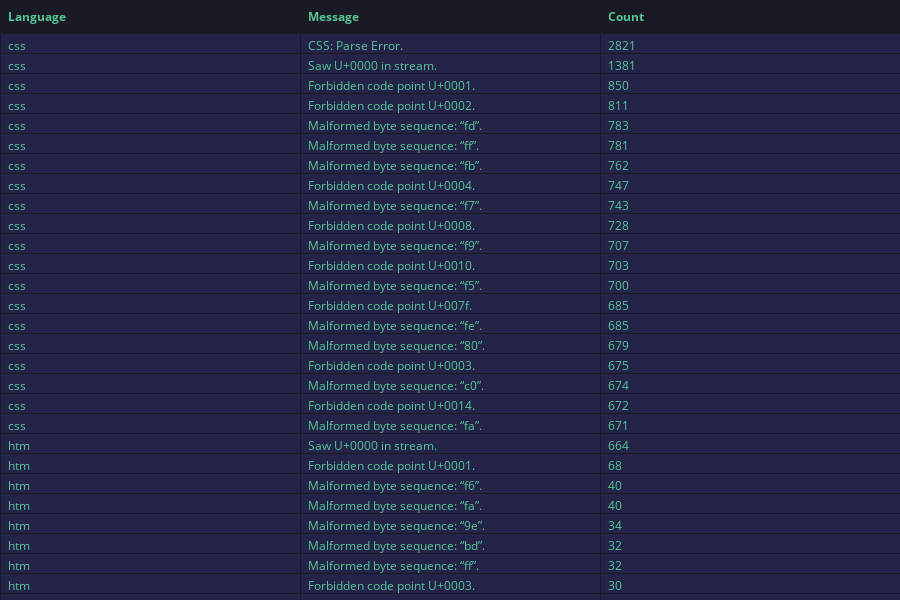

Notebook source saved alongside this figure:
### Markdown cell above
## Visualizing the linting errors per linting type
We can use this information to find out what the most common linting error is and in what language.

### Code cell
# Extracting language names from 'file_name'
data_linting_result['language'] = data_linting_result['file_name'].str.extract(r'\.(\w+)$')

# Counting occurrences of each linting message per language
linting_message_counts = data_linting_result.groupby(['language', 'message']).size().reset_index(name='count')

# Finding the top 20 linting messages per language
top_messages_per_language = linting_message_counts.groupby('language').apply(lambda x: x.nlargest(20, 'count')).reset_index(drop=True)

# Sorting the table by language and count
top_messages_per_language = top_messages_per_language.sort_values(by=['language', 'count'], ascending=[True, False])

# Create a new DataFrame for the table
table_data = top_messages_per_language[['language', 'message', 'count']]

# Set the text color and border color
text_color = '#56C596'
border_color = '#191A24'

# Create the table figure
fig = go.Figure(data=[go.Table(
    header=dict(values=['<b>Language<b>', '<b>Message<b>', '<b>Count<b>'],
                fill_color=border_color,  # Set border color for header
                line_color=border_color,  # Set border color for header
                font=dict(color=text_color),  # Set text color for header
                align='left'),
    cells=dict(values=[table_data['language'], table_data['message'], table_data['count']],
               fill_color='#232448',
               line_color=border_color,  # Set border color for cells
               font=dict(color=text_color),  # Set text color for cells
               align='left'))
])

# Set layout properties for a scrollable table
fig.update_layout(
    height=600,
    autosize=True,
    margin=dict(l=0, r=0, b=0, t=0),
)

fig.show()

### Figure 1 — Plotly figure (JSON) as saved in the notebook; plotly's stock layout.template omitted (floating-point values rounded to 4 significant figures; data arrays with more than 128 entries replaced by an {"elided": "..."} marker saying what was removed)
{"data": [{"cells": {"align": "left", "fill": {"color": "#232448"}, "font": {"color": "#56C596"}, "line": {"color": "#191A24"}, "values": {"elided": "3x143 mixed values"}}, "header": {"align": "left", "fill": {"color": "#191A24"}, "font": {"color": "#56C596"}, "line": {"color": "#191A24"}, "values": ["<b>Language<b>", "<b>Message<b>", "<b>Count<b>"]}, "type": "table"}], "layout": {"autosize": true, "height": 600, "margin": {"b": 0, "l": 0, "r": 0, "t": 0}}}
